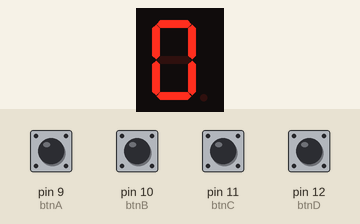
This sketch was run on a simulated Arduino Uno, built with avr-gcc and run on an emulated ATmega328P. Shown: 1-digit seven-segment display. Wiring (inferred from the names in the program): 1-digit 7-segment display, segments lit when LOW: segments pin 2, pin 3, pin 4, pin 5, pin 6, pin 7, pin 8. Inputs (shaded band) come from the test bench; at power-on: pin 9 (btnA), pin 10 (btnB), pin 11 (btnC), pin 12 (btnD) LOW. The segment pins are drawn as the display they are named for.

Above: at 1.2 s.
1.3 s: pin 9 (btnA) pulled HIGH for 0.15 s
At 1.37 s:
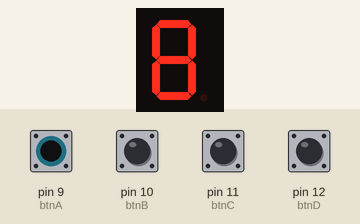
2.9 s: pin 10 (btnB) pulled HIGH for 0.15 s
At 2.97 s:
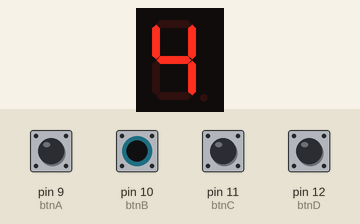
4.5 s: pin 11 (btnC) pulled HIGH for 0.15 s
At 4.57 s:
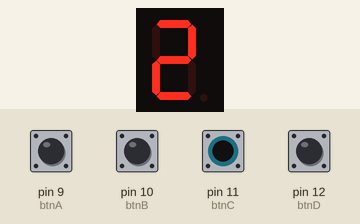
6.1 s: pin 12 (btnD) pulled HIGH for 0.15 s
At 6.17 s:
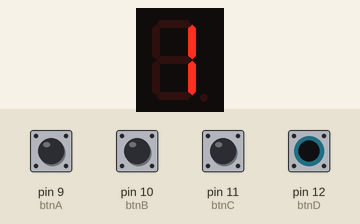
7.7 s: pin 9 (btnA) driven HIGH and pin 10 (btnB) driven HIGH
At 8.3 s:
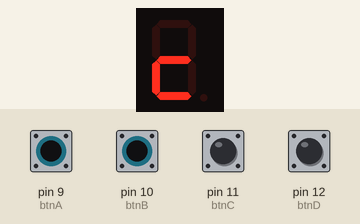
9.2 s: pin 11 (btnC) pulled HIGH for 1 s
At 9.5 s:
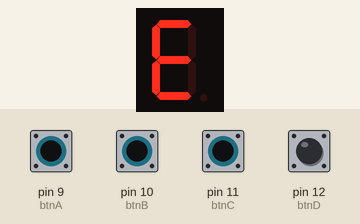
Timing chart, 0 to 12.2 s (numbered marks = the images above; inputs shaded):
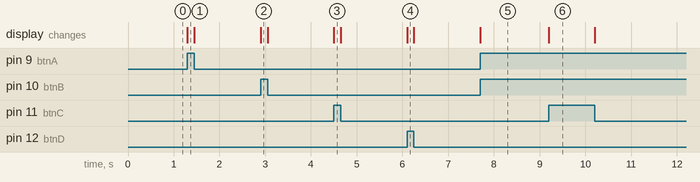

The sketch:

projeto_2va1.ino
```cpp
//Declaracao das variaveis
int segA = 2,
segB = 3,
segC = 4,
segD = 5,
segE = 6,
segF = 7,
segG = 8,
btnA = 9,
btnB = 10,
btnC = 11,
btnD = 12;

void setup()
{
	pinMode(segA, OUTPUT);
	pinMode(segB, OUTPUT);
	pinMode(segC, OUTPUT);
	pinMode(segD, OUTPUT);
	pinMode(segE, OUTPUT);
	pinMode(segF, OUTPUT);
	pinMode(segG, OUTPUT);
}

void loop()
{

  // entradas manuais
	bool A = digitalRead(btnA);
  	bool B = digitalRead(btnB);
  	bool C = digitalRead(btnC);
  	bool D = digitalRead(btnD);

  //saídas - apaga/acende
	digitalWrite(segA, acendeA(A, B, C, D));
	digitalWrite(segB, acendeB(A, B, C, D));
	digitalWrite(segC, acendeC(A, B, C, D));
	digitalWrite(segD, acendeD(A, B, C, D));
	digitalWrite(segE, acendeE(A, B, C, D));
	digitalWrite(segF, acendeF(A, B, C, D));
	digitalWrite(segG, acendeG(A, B, C, D));


}

//funcoes para acender as suas determinadas partes no display
//Baseado nas expressoes simplificadas
bool acendeA(bool A, bool B, bool C, bool D)
{
	return !( (!A && !B && !D) || (!A && !B && C) || (!A && B && D) || (B && C && D) || (A && !B && !C) || (A && C && !D) );
}

bool acendeB(bool A, bool B, bool C, bool D)
{
	return !((!A && !B) || (!B && !C) || (!A && !C && !D) || (A && !C && D) || (!A && C && D) || (!B && C && !D));
}

bool acendeC(bool A, bool B, bool C, bool D)
{
	return !((!A && !C) || (!A && D) || (!A && B) || (!C && D) || (A && !B) );
}

bool acendeD(bool A, bool B, bool C, bool D)
{
	return !((A && !C) || (!B && !C && !D) || (B && !C && D) || (!B && C && D) || (!A && C && !D) || (B && C && !D));
}

bool acendeE(bool A, bool B, bool C, bool D)
{
	return !((A && B) || (C && !D) || (A && C) || (A && !D) || (!A && !B && !D));
}

bool acendeF(bool A, bool B, bool C, bool D)
{
	return !((A && !B) || (A && C) || (!A && !C && !D) || (!A && B && !C) || (B && C && !D) );
}

bool acendeG(bool A, bool B, bool C, bool D)
{
	return !((A) || (B && !C) || (!B && C) || (C && !D));
}
```

Measured:
- after the input at 1.3 s, the display: changes at once (image 1)
- after the input at 2.9 s, the display: changes at once (image 2)
- after the input at 4.5 s, the display: changes at once (image 3)
- after the input at 6.1 s, the display: changes at once (image 4)
- after the input at 7.7 s, the display: changes at once (image 5)
- after the input at 9.2 s, the display: changes at once (image 6)
